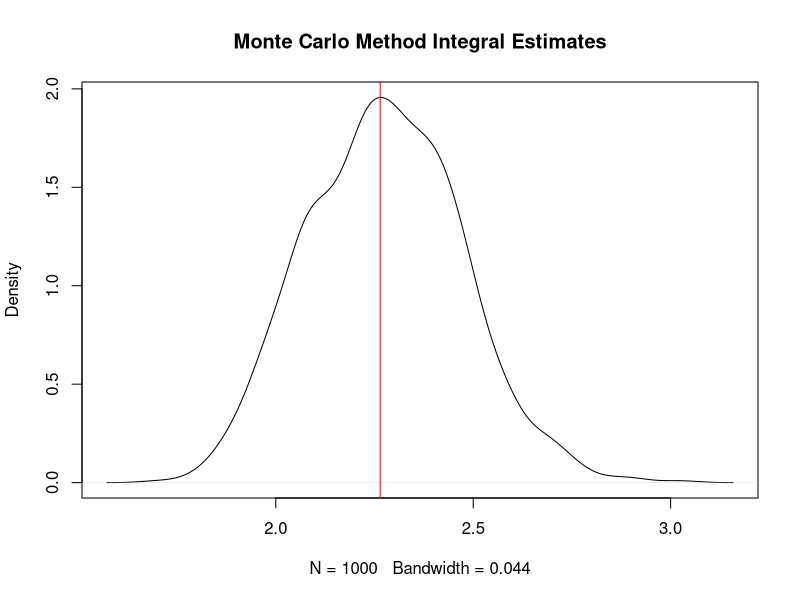
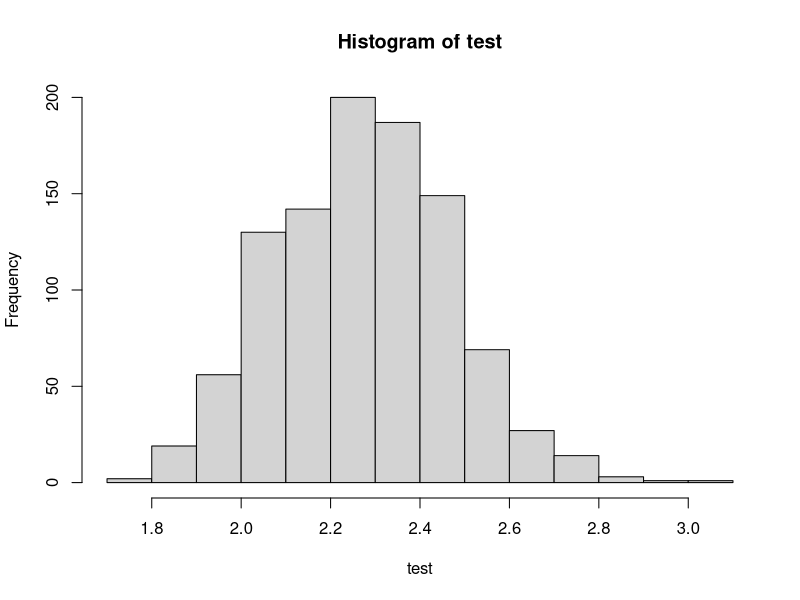

Write the R code that produced these figures, in order. (Note: this script raises an error after producing the figures.)
#######################
###### PROBLEM 1 ######

# ************************************************************
setwd("~/Google Drive/STA 243/HW4")

# *** A ***
# Evaluate an integral x^2 dx from 0 to 1
# Should produce (1/3)...and it does!

func.a = function(samps)
{
    # Use f(x) = 1 = Unif(0,1)
    # and h(x) = x^2, where x ~ f(x)
    x = runif(samps, 0 , 1) 
    sample = (x)^2
    
    out = (1/samps)*sum(sample)
    out
}
func.a(1e6)


# *** B ***

# Should produce ~3.483...and it does!

# TAKE f(x,y) = 1/4, then take Uniform density for each int bounds.
# Since 1/4 * (4)*(1) = 1
# h(x,y) = 4*(x^2)*cos(x*y)

func.b = function(samps)
{
    x <- runif(samps, -2, 2)
    y <- runif(samps, 0, 1)
    sample = 4*(x^2)*cos(x*y)
    out = (1/samps)*sum(sample)
    out
}
func.b(1e6)


# *** C ***

# NOTE: Should get about 2.275...and it does!
# But the form is a bit awkward, and there's a LOT of variability.
# This is due to the huge range of the intergral (0 to infinity)
# Consider transforming x and changing integral bounds?

# OH Solutions (may not use): h(x) =  (3*gamma(5)/2^7) * exp(-(x^3)/4 + 2x)
# This is when you try with Exp(1) or with Gamma(5, 1) instead

# Splits expression into f(x) = Gamma density and h(x) = the rest
func.c <- function(samps)
{
    # Use f(x) = ((1/4)^5)/gamma(5) * x^4*exp(-x/4) ~ Gamma(5, 0.25)
    # Use h(x) = (3/4) * (gamma(5))/((1/4)^5) * exp((x/4) - (x^3/4))
    x <- rgamma(samps, 5, 0.25)
    sample <- (3/4) * (gamma(5)/((0.25)^5)) * exp((x/4) - (x^3/4))

    out <- (1/samps)*sum(sample)
    out
}

test = numeric(1000)
for(i in 1:1000)
{
    test[i] = func.c(5e5)
}
plot(density(test), main = "Monte Carlo Method Integral Estimates")

estimates.density <- density(test)
d.x <- estimates.density$x
d.y <- estimates.density$y
density.max <- d.x[which.max(d.y)]
abline(v=density.max, col = "red")

func.c(1e6)
hist(test)

d.rv = density(rv)
d.x = d.rv$x
d.y = d.rv$y

d.rv.max = d.rv$x[which.max(d.rv$y)]

plot(d.rv)
abline(v=d.rv.max)
